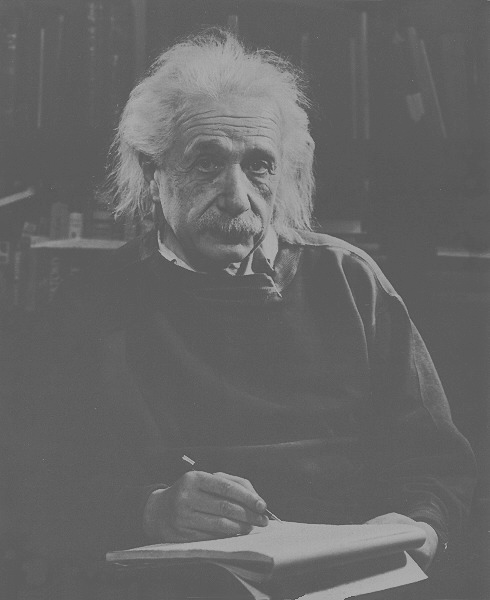
%> input picture Lab1/Lab1_Images/Lab1_Images/einstein-low-contrast.tif, 490 x 600 px
$ octave --eval "result = LogTrans(imread('../Lab1/Lab1_Images/Lab1_Images/einstein-low-contrast.tif'));"   (GNU Octave 9; MATLAB toolbox functions it lacks are replaced by stand-ins)
%> lines starting %> are read from the running program, lines starting %| are printed output that depends on the picture
function [A]=LogTrans(f)

F =fftshift(fft2(f));
A = log(1+abs(F));
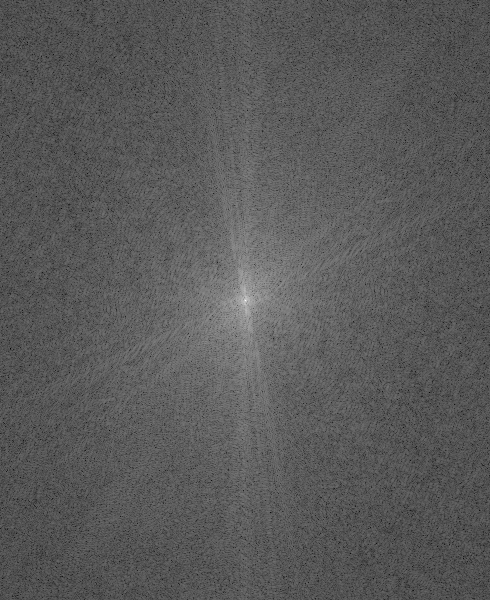
%> A: size 600x490 double; min 2.17, max 17.22, mean 7.48; drawn with min black and max white
A = A/max(A(:));
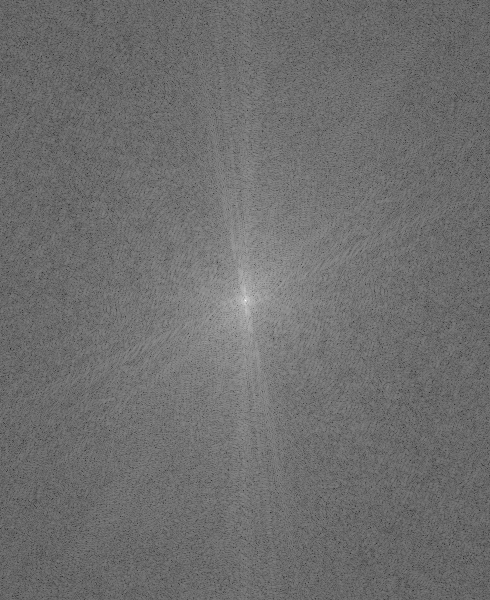
%> A: size 600x490 double; min 0.126, max 1, mean 0.434
imshow(A);

$ run again, on Lab1/Lab1_Images/Lab1_Images/pollen-lowcontrast.tif
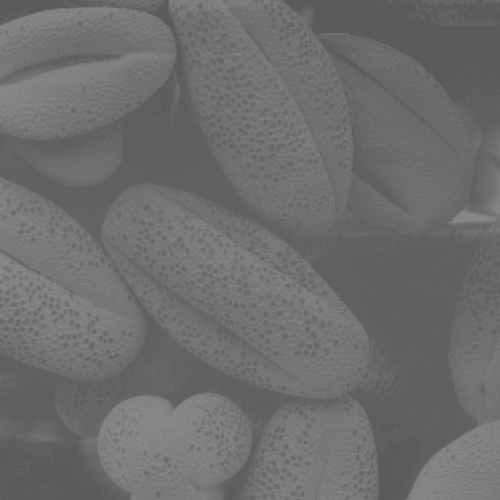
%> input picture Lab1/Lab1_Images/Lab1_Images/pollen-lowcontrast.tif, 500 x 500 px
%> in LogTrans, `A = log(1+abs(F));`:
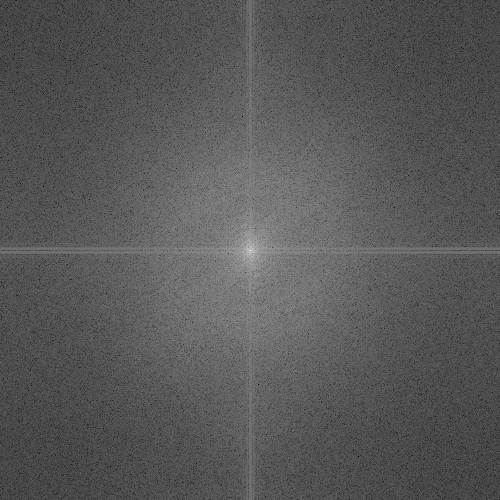
%> A: size 500x500 double; min 0.48, max 17.12, mean 6.25; drawn with min black and max white
